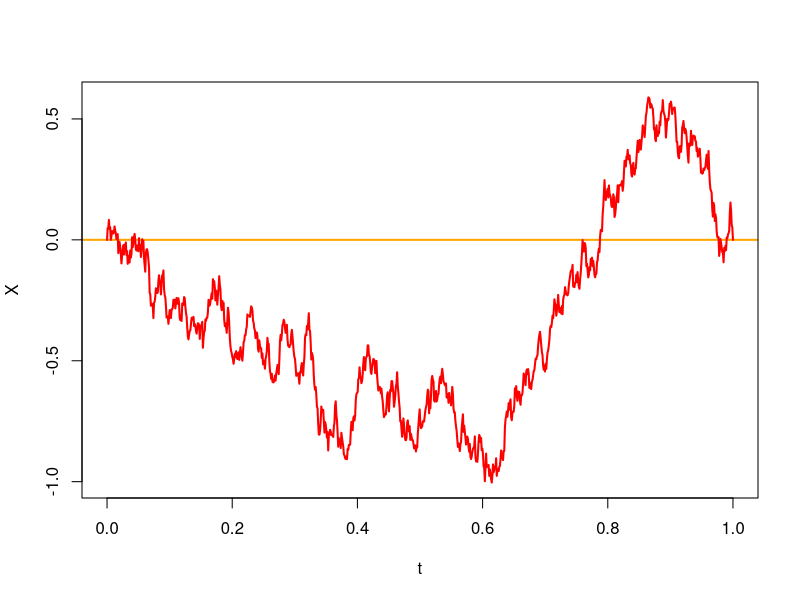

This chart was generated by the following R code:
# --------------------------------------------------------------------------------------------------
# Brownian bridge

N<-1000
L<-1
t<-seq( 0, L, length.out = N )
B<-sqrt( diff(t,1) ) * rnorm(N-1)
B<-cumsum( c( 0, B ) )

X<-B-B[N] * ( t - t[1] ) / ( t[N] - t[1] )

plot( t, X, col = 'red', type = 'l', lwd = 2, 
      panel.first = { abline( h = 0, col = 'orange', lwd = 2 ) } )

